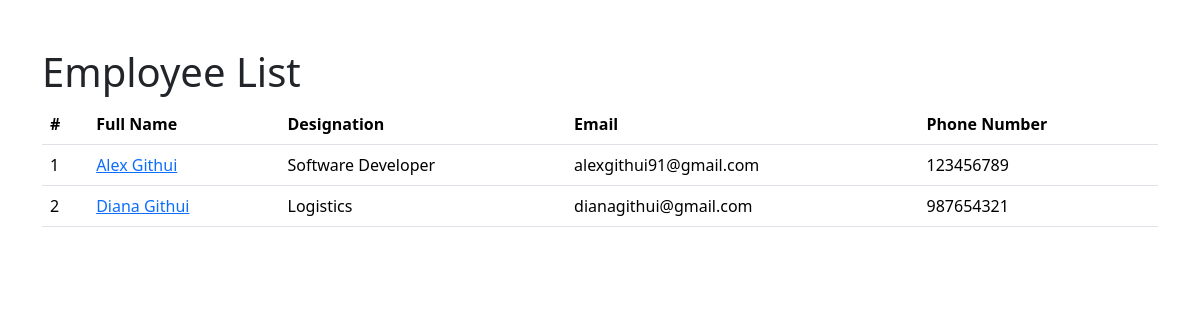
The page / on the database its author committed.
### employees/models.py (models this page shows)
class Employee(models.Model):
    first_name = models.CharField(max_length=100)
    last_name = models.CharField(max_length=100)
    photo = models.ImageField(upload_to="images")
    designation = models.CharField(max_length=100)
    email_address = models.EmailField(max_length=100, unique=True)
    phone_number = models.CharField(max_length=15, blank=True)
    created_date = models.DateTimeField(auto_now_add=True)
    updated_at = models.DateTimeField(auto_now=True)
    def __str__(self):
        return f"{self.first_name} {self.last_name}"

### mysite/views.py (the view)
# urls.py: 2. Add a URL to urlpatterns:  path('', views.home, name='home')
def home(request):
    employees = Employee.objects.all()
    context = {
        "employees": employees,
    }
    return render(request, "home.html", context)

### templates/home.html (shortened to what this page needs)
{% load static %}
<!DOCTYPE html>
<html lang="en">
<head>
    <link href="https://cdn.jsdelivr.net/npm/bootstrap@5.3.2/dist/css/bootstrap.min.css" rel="stylesheet">
    <link rel="stylesheet" href="{% static 'css/style.css' %}">
</head>
<body>
    <div class="container pt-5">
        <h1>Employee List</h1>
        <table class="table">
            <thead>
                <tr>
                    <th scope="col">#</th>
                    <th scope="col">Full Name</th>
                    <th scope="col">Designation</th>
                    <th scope="col">Email</th>
                    <th scope="col">Phone Number</th>
                </tr>
            </thead>
            <tbody>
                {% for employee in employees %}
                <tr>
                    <td>{{ forloop.counter }}</td>
                    <td><a href="{% url 'employee_detail' employee.id %}">{{ employee }}</a></td>
                    <td>{{ employee.designation }}</td>
                    <td>{{ employee.email_address }}</td>
                    <td>{{ employee.phone_number }}</td>
                </tr>
                {% endfor %}
            </tbody>
        </table>
    </div>
</body>
</html>

### rows shown on the page
Employee: first_name+last_name "Alex Githui", designation "Software Developer", email_address "alexgithui91@gmail.com", phone_number "123456789"
Employee: first_name+last_name "Diana Githui", designation "Logistics", email_address "dianagithui@gmail.com", phone_number "987654321"
